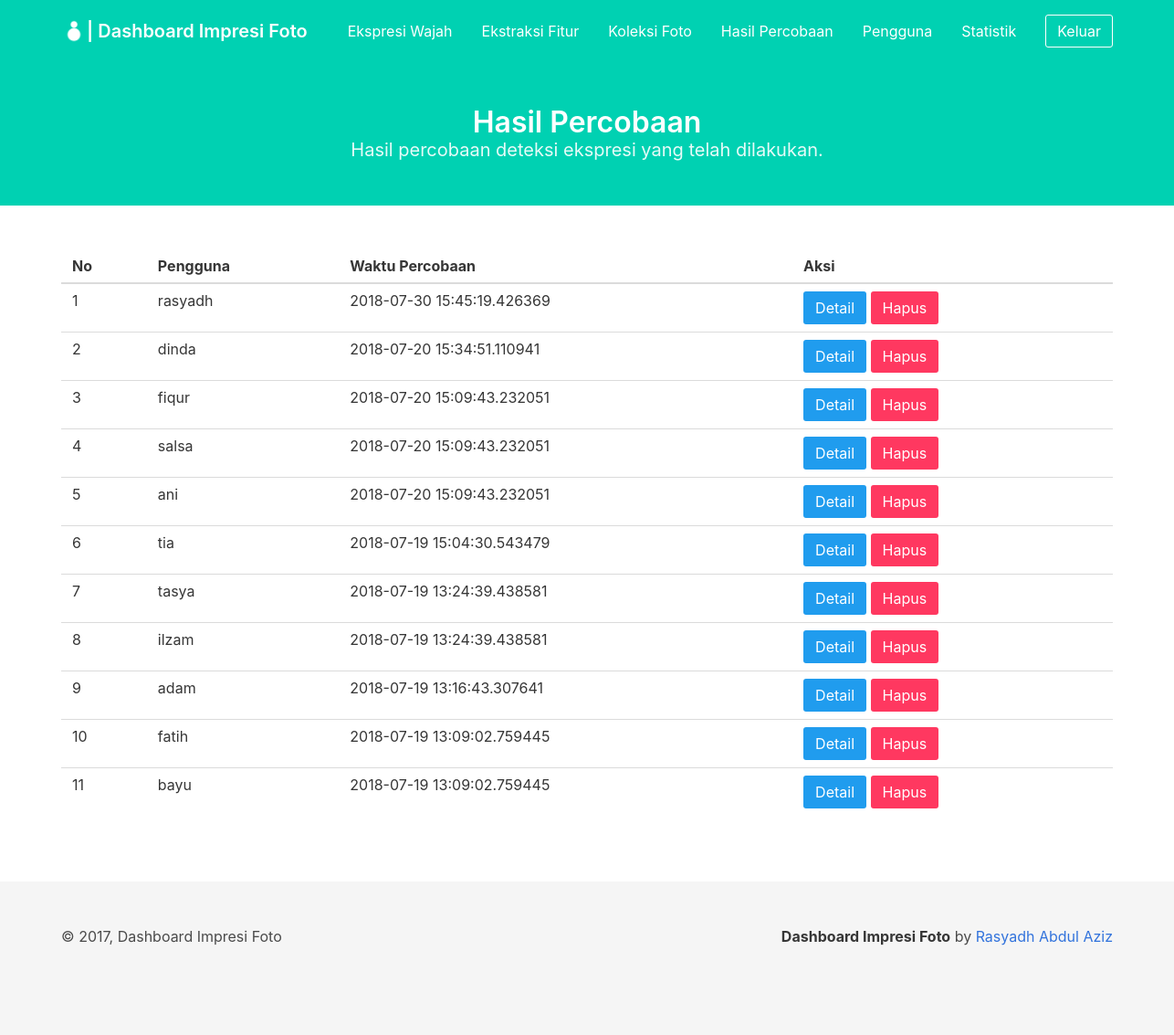
The app's page /dashboard/detection_results/ (signed in) with its own data.
### project/models/result_detection.py (models this page shows, shortened)
class ResultDetection(db.Model):
    __tablename__ = 'result_detection'
    id_result_detection = db.Column(db.Integer, primary_key=True)
    created_at = db.Column(db.DateTime, default=datetime.datetime.now())
    id_user = db.Column(db.Integer, db.ForeignKey('user.id_user'))

### project/models/user.py (models this page shows, shortened)
class User(db.Model):
    __tablename__ = 'user'
    id_user = db.Column(db.Integer, primary_key=True)
    username = db.Column(db.String, unique=True, nullable=False)
    password = db.Column(db.String, nullable=False)
    created_at = db.Column(db.DateTime, default=datetime.datetime.now())

### project/views/dashboard/detection_results.py (the view)
@dashboard_results.route('/dashboard/detection_results/')
def index():
    if session.get('loggedin_admin'):
        try:
            result = db.engine.execute("SELECT rd.id_result_detection, rd.id_user, u.username, rd.created_at FROM result_detection rd, user u WHERE u.id_user = rd.id_user")
            results = []
            for res in result:
                temp = {
                    'id_result_detection': res[0],
                    'id_user': res[1],
                    'username': res[2],
                    'created_at': res[3]
                }
                results.append(temp)
            return render_template('dashboard/detection_results.html',
                title='Hasil Percobaan', results=list(reversed(results)))
        except Exception as e:
            print('error to get detection result')
            print(e)
    return redirect(url_for('auth.login_admin'))

### project/templates/dashboard/detection_results.html (shortened to what this page needs)
{% extends 'dashboard/base_dashboard.html' %} {% block content %}
<section class="hero is-primary">
    <div class="hero-body">
        <div class="container has-text-centered">
            <h1 class="title">
                Hasil Percobaan
            </h1>
            <h2 class="subtitle">
                Hasil percobaan deteksi ekspresi yang telah dilakukan.
            </h2>
        </div>
    </div>
</section>
<section class="section">
    <div class="container" id="result_table">
        <table class="table is-hoverable is-fullwidth">
            <thead>
                <tr>
                    <th>No</th>
                    <th>Pengguna</th>
                    <th>Waktu Percobaan</th>
                    <th>Aksi</th>
                </tr>
            </thead>
            <tbody>
                {% if results %} {% for res in results %}
                <tr>
                    <td>{{ results.index(res) + 1 }}</td>
                    <td>{{ res.username }}</td>
                    <td>{{ res.created_at }}</td>
                    <td>
                        <button class="button is-info" onclick="detail_result('{{ res.id_result_detection }}', '{{ res.created_at }}', '{{ res.username }}')">Detail</button>
                        <a class="button is-danger" href="/dashboard/detection_results/delete/{{ res.id_result_detection }}">Hapus</a>
                    </td>
                </tr>
                {% endfor %} {% else %}
                <tr>
                    <td colspan="4" class="has-text-centered">Belum ada hasil percobaan</td>
                </tr>
                {% endif %}
            </tbody>
        </table>
    </div>
</section>
{% endblock %}

### project/templates/dashboard/base_dashboard.html (shortened to what this page needs)
<html>
<head>
    <link rel="stylesheet" type="text/css" href="{{ url_for('static', filename='css/bulma.css') }}" />
    <link rel="stylesheet" type="text/css" href="{{url_for('static', filename='css/app.css') }}" />
</head>
<body>
    <nav class="navbar is-primary is-transparent navbar-is-medium">
        <div class="container">
            <div class="navbar-brand">
                <a class="navbar-item" href="/dashboard/">
                    <img class="image" src="{{ url_for('static', filename='image/ImpresiFotoWhite.png') }}" alt="Logo">
                    <h1 class="title is-5 has-text-white">
                        | Dashboard Impresi Foto
                    </h1>
                </a>
            </div>
            <div class="navbar-menu" id="menu">
                <div class="navbar-end">
                    <a class="navbar-item" href="/dashboard/expression/">
                        Ekspresi Wajah
                    </a>
                    <a class="navbar-item" href="/dashboard/feature_extraction/">
                        Ekstraksi Fitur
                    </a>
                    <a class="navbar-item" href="/dashboard/photos_collection/">
                        Koleksi Foto
                    </a>
                    <a class="navbar-item" href="/dashboard/detection_results/">
                        Hasil Percobaan
                    </a>
                    <a class="navbar-item" href="/dashboard/user/">
                        Pengguna
                    </a>
                    <a class="navbar-item" href="/dashboard/statistic/">
                        Statistik
                    </a>
                    <div class="navbar-item">
                        <a class="button is-primary is-inverted is-outlined" href="/admin/logout/">
                            Keluar
                        </a>
                    </div>
                </div>
            </div>
        </div>
    </nav>
    {% block content %} {% endblock %}
    <footer class="footer">
        <div class="container">
            <div class="level">
                <div class="level-left">
                    <div class="level-item">
                        &copy; 2017, Dashboard Impresi Foto
                    </div>
                </div>
                <div class="level-right">
                    <div class="level-item">
                        <p>
                            <strong>Dashboard Impresi Foto</strong> by
                            <a href="github.com/rasyadh">Rasyadh Abdul Aziz</a>
                        </p>
                    </div>
                </div>
            </div>
        </div>
    </footer>
</body>
</html>

### project/static/css/app.css (style rules this page uses)
.navbar-is-medium { min-height: 4.25rem; }

### records on screen
ResultDetection: results "1", username "rasyadh", created_at "2018-07-30 15:45:19.426369"
ResultDetection: results "2", username "dinda", created_at "2018-07-20 15:34:51.110941"
ResultDetection: results.index(res)+1 "3", username "fiqur", created_at "2018-07-20 15:09:43.232051"
ResultDetection: results "4", username "salsa", created_at "2018-07-20 15:09:43.232051"
ResultDetection: results "5", username "ani", created_at "2018-07-20 15:09:43.232051"
ResultDetection: results "6", username "tia", created_at "2018-07-19 15:04:30.543479"
ResultDetection: results "7", username "tasya", created_at "2018-07-19 13:24:39.438581"
ResultDetection: results "8", username "ilzam", created_at "2018-07-19 13:24:39.438581"
ResultDetection: results "9", username "adam", created_at "2018-07-19 13:16:43.307641"
ResultDetection: results.index(res)+1 "10", username "fatih", created_at "2018-07-19 13:09:02.759445"
ResultDetection: results "11", username "bayu", created_at "2018-07-19 13:09:02.759445"
